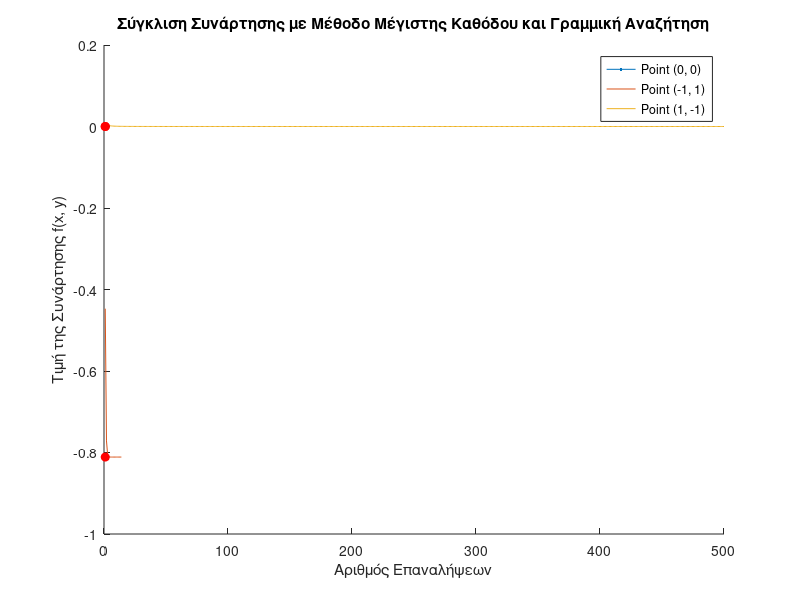

Reproduce this figure in MATLAB.
% Ορισμός της συνάρτησης f(x, y) και του gradient
f = @(x) x(1)^5 * exp(-x(1)^2 - x(2)^2); % Συνάρτηση f(x, y)
grad_f = @(x) [5*x(1)^4 * exp(-x(1)^2 - x(2)^2) - 2*x(1)^6 * exp(-x(1)^2 - x(2)^2); ...
               -2*x(1)^5 * x(2) * exp(-x(1)^2 - x(2)^2)]; % Παράγωγος
% Σημεία εκκίνησης
initial_points = [0, 0; -1, 1; 1, -1];
% Ανοίγουμε ένα figure για να δούμε την σύγκλιση
figure;
hold on;
% Υλοποίηση της μεθόδου μέγιστης καθόδου με γραμμική αναζήτηση
epsilon = 1e-6; % Όριο σύγκλισης
max_iter = 500; % Μέγιστος αριθμός επαναλήψεων (αύξηση)
% Αποθήκευση των σημείων ελαχίστου για εμφάνιση
min_points = [];
min_values = [];
for i = 1:size(initial_points, 1)
    x = initial_points(i, :)';
    f_values = []; % Για να αποθηκεύσουμε τις τιμές της συνάρτησης κατά την πορεία
    converged = false; % Έλεγχος αν συγκλίνουμε
    for k = 1:max_iter
        grad = grad_f(x); % Υπολογισμός του gradient
        d = -grad; % Κατεύθυνση καθόδου
        
        % Γραμμική αναζήτηση για το βήμα gamma που ελαχιστοποιεί τη συνάρτηση
        gamma = fminbnd(@(g) f(x + g*d), 0, 1); % Βρίσκουμε το βήμα με fminbnd
        
        % Ενημερώνουμε την τιμή του x
        x = x + gamma * d;
        
        % Αποθηκεύουμε την τιμή της συνάρτησης για σύγκριση
        f_values = [f_values; f(x)];
        
        % Έλεγχος σύγκλισης
        if norm(grad) < epsilon
            converged = true; % Αν συγκλίνει
            % Εκτύπωση σύγκλισης και αριθμού επαναλήψεων στην κονσόλα
            fprintf('Μέθοδος Μέγιστης Καθόδου με Γραμμική Αναζήτηση: Αρχικό σημείο: (%f, %f), Σύγκλιση σε (%f, %f) σε %d επαναλήψεις.\n', ...
                initial_points(i, 1), initial_points(i, 2), x(1), x(2), k);
            break; % Σταματάμε αν συγκλίνει
        end
    end
    
    if ~converged
        fprintf('Μέθοδος Μέγιστης Καθόδου με Γραμμική Αναζήτηση: Αρχικό σημείο: (%f, %f) ΔΕΝ συγκλίνει εντός των %d επαναλήψεων.\n', ...
            initial_points(i, 1), initial_points(i, 2), max_iter);
    end
    
    % Αποθήκευση του σημείου ελαχίστου και της τιμής της συνάρτησης
    min_points = [min_points; x'];
    min_values = [min_values; f(x)];
    
    % Εμφανίζουμε τη σύγκλιση της συνάρτησης στο διάγραμμα
    plot(1:length(f_values), f_values); % Αφαίρεσα το DisplayName για να μην εμφανίζονται τα "data"
end
% Σχεδίαση των σημείων ελαχίστου στο διάγραμμα
for i = 1:size(min_points, 1)
    % Σημείο ελαχίστου με κόκκινο χρώμα και σημείο
    plot(1, min_values(i), 'ro', 'MarkerFaceColor', 'r'); % Χωρίς να το προσθέσουμε στο legend
end
% Ρυθμίσεις του διαγράμματος
xlabel('Αριθμός Επαναλήψεων');
ylabel('Τιμή της Συνάρτησης f(x, y)');
title('Σύγκλιση Συνάρτησης με Μέθοδο Μέγιστης Καθόδου και Γραμμική Αναζήτηση');
% Εμφανίζουμε μόνο τα σημεία εκκίνησης στο legend (χωρίς "data 1", "data 2", "data 3")
legend({'Point (0, 0)', 'Point (-1, 1)', 'Point (1, -1)'}, 'Location', 'best');
hold off;
